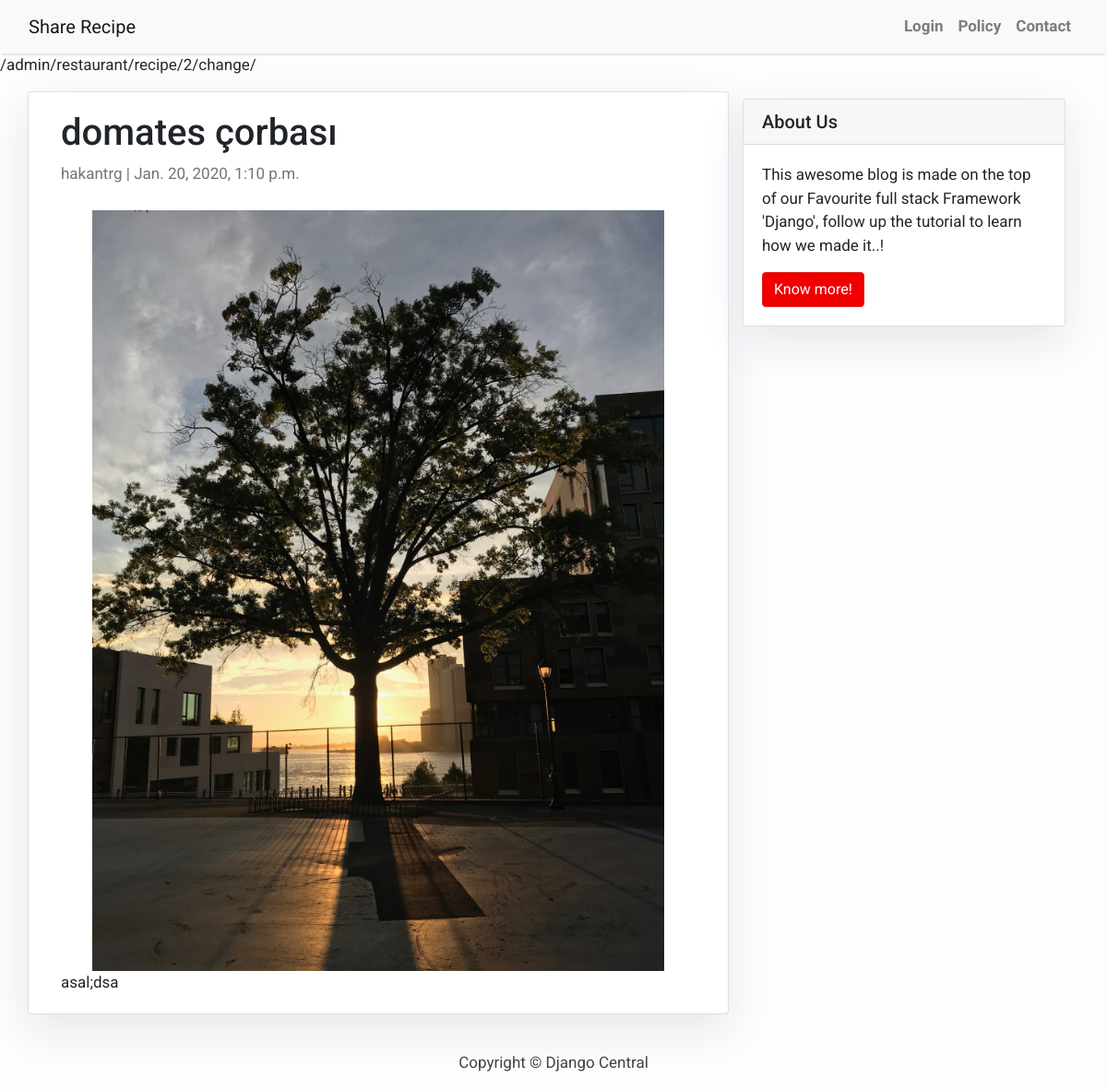
Page /domate-corbasi/ on the committed database.
### restaurant/models.py (models this page shows, shortened)
class Recipe(models.Model):
    title = models.CharField(max_length=200, unique=True)
    slug = models.SlugField(max_length=200, unique=True)
    author = models.ForeignKey(
        User, on_delete=models.CASCADE, related_name='recipe_posts')
    updated_on = models.DateTimeField(auto_now=True)
    content = models.TextField()
    created_on = models.DateTimeField(auto_now_add=True)
    status = models.IntegerField(choices=STATUS, default=0)
    cover = models.ImageField(upload_to='images/', default="")
    objects = models.Manager()
    class Meta:
        ordering = ['-created_on']

### restaurant/views.py (the view)
# urls.py: path('<slug:slug>/', views.RecipeDetail.as_view(), name='recipe_detail'),
class RecipeDetail(generic.DetailView):
    model = RecipeModel
    template_name = 'recipe_detail.html'

### templates/recipe_detail.html (shortened to what this page needs)
{% extends 'base.html' %} {% block content %}
/admin/restaurant/recipe/2/change/
<div class="container">
  <div class="row">
    <div class="col-md-8 card mb-4  mt-3 left  top">
      <div class="card-body">
        <h1>
          {% block title %}
            {{ object.title }}
          {% endblock title %}
        </h1>
        <p class="text-muted">{{ recipe.author }} | {{ recipe.created_on }}</p>
        <div class = "content-image">
            <img src = "{{ recipe.cover.url }}"/>
        </div>
        <p class="card-text ">{{ object.content | safe }}</p>
      </div>
    </div>
    {% block sidebar %} {% include 'sidebar.html' %} {% endblock sidebar %}
  </div>
</div>
{% endblock content %}

### static/css/style.css (style rules this page uses)
img { display: block; margin-left: auto; margin-right: auto; width: 90%; margin-top: 10px; padding-top: 10px; }

### templates/base.html (style rules this page uses)
body { font-family: "Roboto", sans-serif; font-size: 17px; background-color: #fdfdfd; }

### templates/sidebar.html (style rules this page uses)
.card { box-shadow: 0 16px 48px #E3E7EB; }

### rows in the picture
Recipe: title "domates çorbası", author "hakantrg", created_on "Jan. 20, 2020, 1:10 p.m.", cover (picture), content "asal;dsa"
